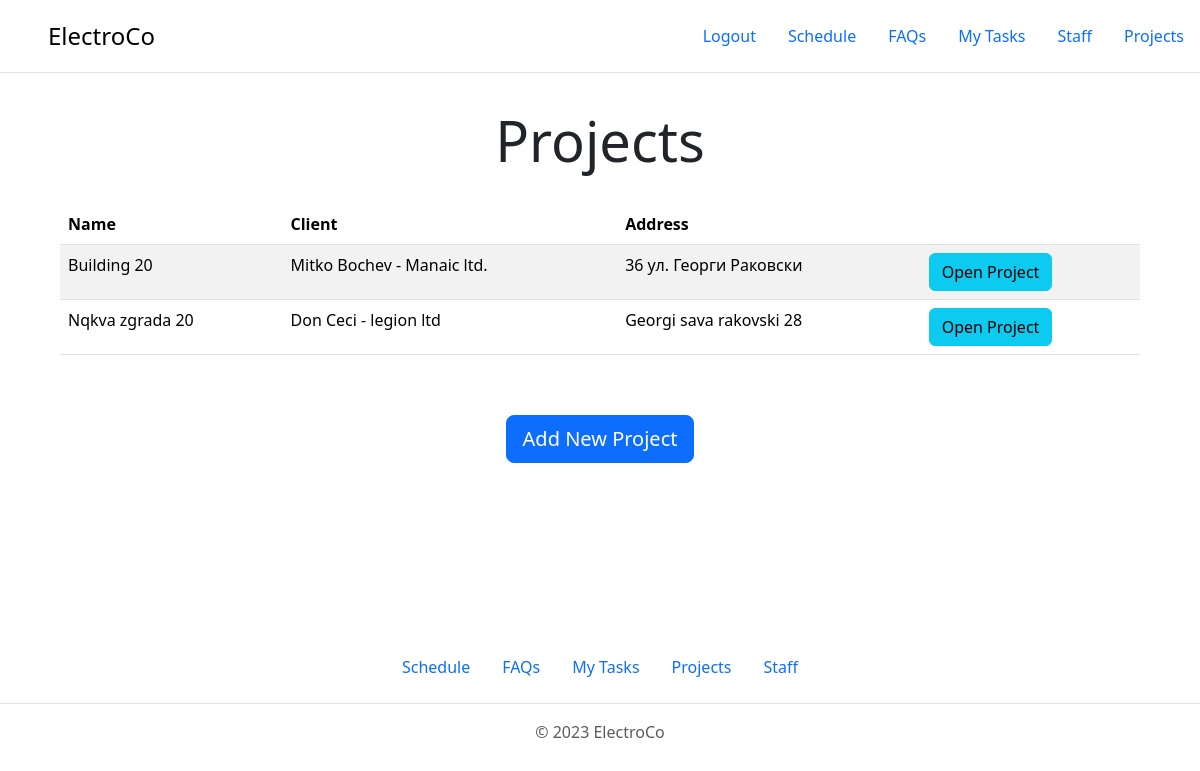
/projects/ (signed in), run on the app's committed database.
### ProjectManagement/projects/models.py (models this page shows, shortened)
class Project(models.Model):
    project_name = models.CharField(max_length=120, blank=False, null=False, unique=True)
    address = models.CharField(max_length=120, blank=False, null=False, unique=True)
    client = models.ForeignKey(Client, on_delete=models.SET_NULL, blank=False, null=True)
    slug = models.SlugField(unique=True, blank=True)

class Client(models.Model):
    first_name = models.CharField(max_length=120, blank=False, null=False)
    last_name = models.CharField(max_length=120, blank=False, null=False)
    organisation = models.CharField(max_length=120, blank=True, null=False)
    phone_number = models.CharField(max_length=120, blank=True, null=False)
    email = models.EmailField(blank=True, null=False)
    address = models.CharField(max_length=120, blank=True, null=True)
    full_name = models.CharField(max_length=120, blank=True)
    def __str__(self):
        return f'{self.first_name} {self.last_name}'

### ProjectManagement/projects/views.py (the view)
# urls.py: path('', views.projects_projects_page_view, name='projects-projects-page'),
@user_passes_test(is_superuser)
def projects_projects_page_view(request):
    projects = Project.objects.all()
    context = {
        'projects': projects,
    }
    return render(request, 'projects/projects-projects-page.html', context)

### ProjectManagement/projects/views.py (called while the page is built)
def is_superuser(user):
    return user.is_superuser

### templates/projects/projects-projects-page.html
{% extends 'base.html' %}
{% block content %}
    <p class="display-4" style="margin: 10px auto 20px auto;">Projects</p>
    <table class="table table-striped" style="margin: 10px auto;
                max-width: 90%;">
        <thead>
        <tr>
            <th scope="col">Name</th>
            <th scope="col">Client</th>
            <th scope="col">Address</th>
            <th scope="col"></th>
        </tr>
        </thead>
        <tbody>
        {% for project in projects %}
            <tr>
                <td>{{ project.project_name }}</td>
                <td>{{ project.client }}
                    {% if project.client.organisation %}
                        - {{ project.client.organisation }}
                    {% endif %}
                </td>
                <td>{{ project.address }}</td>
                <td>
                    <a class="btn btn-info" href="{% url 'projects-project-page' project.slug %}">
                        Open Project
                    </a>
                </td>
            </tr>
        {% endfor %}
        </tbody>
    </table>
    <a class="btn btn-primary btn-lg" style="margin: 50px auto 10px auto;"
       href="{% url 'projects-new-project-page' %}">Add New Project</a>
{% endblock %}

### data on the page
Project: project_name "Building 20", client "Mitko Bochev", client.organisation "Manaic ltd.", address "36 ул. Георги Раковски"
Project: project_name "Nqkva zgrada 20", client "Don Ceci", client.organisation "legion ltd", address "Georgi sava rakovski 28"
